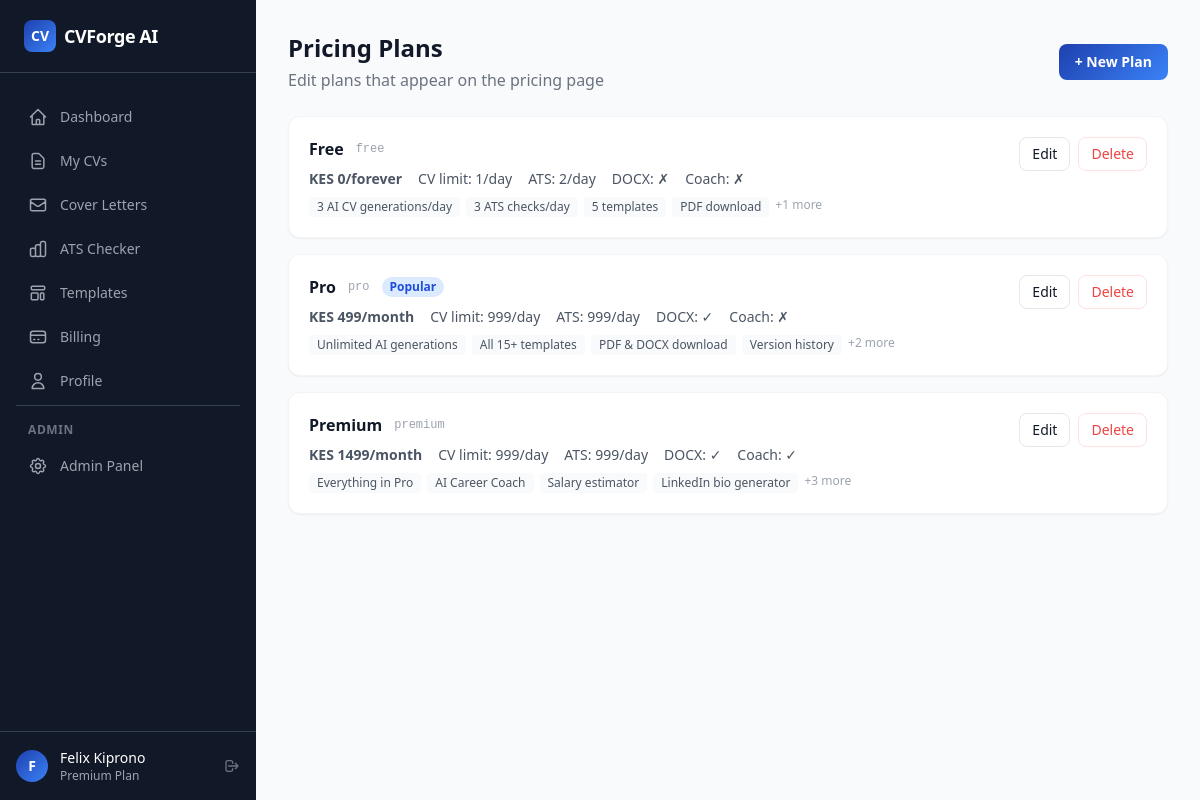
Page /admin/pricing (signed in) on the committed database.
### app/models.py (models this page shows, shortened)
class User(db.Model, UserMixin):
    __tablename__ = "users"
    id = db.Column(db.Integer, primary_key=True)
    email = db.Column(db.String(255), unique=True, nullable=False, index=True)
    username = db.Column(db.String(80), unique=True, nullable=True, index=True)
    password_hash = db.Column(db.String(255), nullable=True)
    first_name = db.Column(db.String(80), nullable=True)
    last_name = db.Column(db.String(80), nullable=True)
    avatar_url = db.Column(db.String(500), nullable=True)
    google_id = db.Column(db.String(255), unique=True, nullable=True, index=True)
    oauth_provider = db.Column(db.String(50), nullable=True)
    is_active = db.Column(db.Boolean, default=True, nullable=False)
    is_admin = db.Column(db.Boolean, default=False, nullable=False)
    is_verified = db.Column(db.Boolean, default=False, nullable=False)
    verification_token = db.Column(db.String(255), nullable=True)
    reset_token = db.Column(db.String(255), nullable=True)
    reset_token_expires = db.Column(db.DateTime(timezone=True), nullable=True)
    plan = db.Column(db.String(20), default="free", nullable=False)
    plan_expires_at = db.Column(db.DateTime(timezone=True), nullable=True)
    created_at = db.Column(db.DateTime(timezone=True), default=utcnow, nullable=False)
    updated_at = db.Column(db.DateTime(timezone=True), default=utcnow, onupdate=utcnow, nullable=False)
    last_login_at = db.Column(db.DateTime(timezone=True), nullable=True)
    profile = db.relationship("Profile", backref="user", uselist=False, lazy="joined", cascade="all, delete-orphan")
    resumes = db.relationship("Resume", backref="user", lazy="dynamic", cascade="all, delete-orphan")
    cover_letters = db.relationship("CoverLetter", backref="user", lazy="dynamic", cascade="all, delete-orphan")
    subscriptions = db.relationship("Subscription", backref="user", lazy="dynamic", cascade="all, delete-orphan")
    payments = db.relationship("Payment", backref="user", lazy="dynamic", cascade="all, delete-orphan")
    ai_usages = db.relationship("AIUsage", backref="user", lazy="dynamic", cascade="all, delete-orphan")
    activity_logs = db.relationship("ActivityLog", backref="user", lazy="dynamic", cascade="all, delete-orphan")
    notifications = db.relationship("Notification", backref="user", lazy="dynamic", cascade="all, delete-orphan")
    @property
    def is_premium(self) -> bool:
        if self.plan in ("pro", "premium") and self.plan_expires_at:
            return _make_aware(self.plan_expires_at) > datetime.now(timezone.utc)
        return False
    @property
    def full_name(self) -> str:
        parts = filter(None, [self.first_name, self.last_name])
        return " ".join(parts) or self.email.split("@")[0]

class PricingPlan(db.Model):
    __tablename__ = "pricing_plans"
    id = db.Column(db.Integer, primary_key=True)
    slug = db.Column(db.String(20), unique=True, nullable=False)
    name = db.Column(db.String(50), nullable=False)
    price_kes = db.Column(db.Integer, nullable=False, default=0)
    billing_period = db.Column(db.String(20), default="month")
    is_active = db.Column(db.Boolean, default=True)
    is_popular = db.Column(db.Boolean, default=False)
    sort_order = db.Column(db.Integer, default=0)
    features = db.Column(db.JSON, nullable=True)
    daily_cv_limit = db.Column(db.Integer, default=3)
    daily_cover_letter_limit = db.Column(db.Integer, default=3)
    daily_ats_limit = db.Column(db.Integer, default=5)
    allow_docx = db.Column(db.Boolean, default=False)
    allow_version_history = db.Column(db.Boolean, default=False)
    allow_career_coach = db.Column(db.Boolean, default=False)
    created_at = db.Column(db.DateTime(timezone=True), default=utcnow)
    updated_at = db.Column(db.DateTime(timezone=True), default=utcnow, onupdate=utcnow)

### app/routes/admin.py (the view)
@admin_bp.route("/pricing")
@login_required
@admin_required
def pricing():
    plans = PricingPlan.query.order_by(PricingPlan.sort_order).all()
    return render_template("admin/pricing.html", plans=plans)

### app/__init__.py (called while the page is built)
@login_manager.user_loader
def load_user(user_id):
    return db.session.get(User, int(user_id))

### app/models.py (called while the page is built)
def _make_aware(dt):
    if dt is None:
        return None
    if dt.tzinfo is None:
        return dt.replace(tzinfo=timezone.utc)
    return dt

### app/routes/admin.py (called while the page is built)
def admin_required(f):
    @wraps(f)
    def decorated(*args, **kwargs):
        if not current_user.is_authenticated or not current_user.is_admin:
            abort(403)
        return f(*args, **kwargs)
    return decorated

### app/templates/admin/pricing.html (shortened to what this page needs)
{% extends "base_dashboard.html" %}
{% block page_title %}Pricing Plans{% endblock %}
{% block page_subtitle %}Edit plans that appear on the pricing page{% endblock %}
{% block page_actions %}
  <a href="{{ url_for('admin.pricing_new') }}"
     class="inline-flex items-center gap-2 px-4 py-2 rounded-lg gradient-brand text-white text-sm font-semibold hover:opacity-90 transition">
    + New Plan
  </a>
{% endblock %}
{% block content %}
<div class="space-y-4">
  {% for plan in plans %}
  <div class="bg-white rounded-xl border border-gray-100 shadow-sm p-5">
    <div class="flex items-start justify-between gap-4">
      <div class="flex-1">
        <div class="flex items-center gap-3 mb-2">
          <h3 class="font-semibold text-gray-900">{{ plan.name }}</h3>
          <span class="text-xs font-mono text-gray-400">{{ plan.slug }}</span>
          {% if plan.is_popular %}
          <span class="px-2 py-0.5 bg-blue-100 text-blue-700 text-xs font-semibold rounded-full">Popular</span>
          {% endif %}
        </div>
        <div class="flex flex-wrap gap-4 text-sm text-gray-600">
          <span class="font-semibold">KES {{ plan.price_kes }}/{{ plan.billing_period }}</span>
          <span>CV limit: {{ plan.daily_cv_limit }}/day</span>
          <span>ATS: {{ plan.daily_ats_limit }}/day</span>
          <span>DOCX: {{ '✓' if plan.allow_docx else '✗' }}</span>
          <span>Coach: {{ '✓' if plan.allow_career_coach else '✗' }}</span>
        </div>
        {% if plan.features %}
        <div class="mt-2 flex flex-wrap gap-1.5">
          {% for feat in plan.features[:4] %}
          <span class="text-xs bg-gray-50 text-gray-600 px-2 py-0.5 rounded">{{ feat }}</span>
          {% endfor %}
          {% if plan.features|length > 4 %}
          <span class="text-xs text-gray-400">+{{ plan.features|length - 4 }} more</span>
          {% endif %}
        </div>
        {% endif %}
      </div>
      <div class="flex gap-2 flex-shrink-0">
        <a href="{{ url_for('admin.pricing_edit', plan_id=plan.id) }}"
           class="px-3 py-1.5 text-sm border border-gray-200 rounded-lg hover:bg-gray-50 transition font-medium">
          Edit
        </a>
        <form method="POST" action="{{ url_for('admin.pricing_delete', plan_id=plan.id) }}"
              onsubmit="return confirm('Delete plan {{ plan.name }}?')">
          <button type="submit"
                  class="px-3 py-1.5 text-sm border border-red-100 text-red-500 rounded-lg hover:bg-red-50 transition">
            Delete
          </button>
        </form>
      </div>
    </div>
  </div>
  {% else %}
  <div class="text-center py-12 text-gray-400">
    No plans yet. <a href="{{ url_for('admin.pricing_new') }}" class="text-blue-600 hover:underline">Create one</a>.
  </div>
  {% endfor %}
</div>
{% endblock %}

### app/templates/base_dashboard.html (shortened to what this page needs)
{% extends "base.html" %}
{% block body %}
<div class="min-h-screen flex" x-data="{sidebarOpen: false}">
  <aside class="hidden lg:flex lg:flex-col lg:w-64 lg:fixed lg:inset-y-0 bg-gray-900 text-white">
    <div class="flex items-center gap-2 px-6 py-5 border-b border-gray-700">
      <div class="w-8 h-8 rounded-lg gradient-brand flex items-center justify-center text-white font-bold text-sm">CV</div>
      <span class="font-bold text-lg tracking-tight">CVForge AI</span>
    </div>
    <nav class="flex-1 px-4 py-6 space-y-1 overflow-y-auto">
      {% for endpoint, icon_path, label in nav %}
      <a href="{{ url_for(endpoint) }}"
         class="flex items-center gap-3 px-3 py-2.5 rounded-lg text-sm font-medium transition-colors
         {% if request.endpoint == endpoint %}bg-blue-600 text-white{% else %}text-gray-400 hover:bg-gray-800 hover:text-white{% endif %}">
        <svg class="w-5 h-5 flex-shrink-0" fill="none" viewBox="0 0 24 24" stroke="currentColor" stroke-width="1.8">
          <path stroke-linecap="round" stroke-linejoin="round" d="{{ icon_path }}"/>
        </svg>
        {{ label }}
      </a>
      {% endfor %}
      {% if current_user.is_admin %}
      <div class="pt-4 mt-4 border-t border-gray-700">
        <p class="px-3 text-xs font-semibold text-gray-500 uppercase tracking-wider mb-2">Admin</p>
        <a href="{{ url_for('admin.index') }}"
           class="flex items-center gap-3 px-3 py-2.5 rounded-lg text-sm font-medium text-gray-400 hover:bg-gray-800 hover:text-white transition-colors">
          Admin Panel
        </a>
      </div>
      {% endif %}
    </nav>
    <div class="px-4 py-4 border-t border-gray-700">
      <div class="flex items-center gap-3">
        <div class="w-8 h-8 rounded-full gradient-brand flex items-center justify-center text-white text-sm font-bold flex-shrink-0">
          {{ current_user.first_name[0]|upper if current_user.first_name else current_user.email[0]|upper }}
        </div>
        <div class="flex-1 min-w-0">
          <p class="text-sm font-medium text-white truncate">{{ current_user.full_name }}</p>
          <p class="text-xs text-gray-400 capitalize">{{ current_user.plan }} plan</p>
        </div>
        <a href="{{ url_for('auth.logout') }}" title="Logout"
           class="text-gray-500 hover:text-white transition-colors">
          <svg class="w-4 h-4" fill="none" viewBox="0 0 24 24" stroke="currentColor">
            <path stroke-linecap="round" stroke-linejoin="round" stroke-width="2"
                  d="M17 16l4-4m0 0l-4-4m4 4H7m6 4v1a3 3 0 01-3 3H6a3 3 0 01-3-3V7a3 3 0 013-3h4a3 3 0 013 3v1"/>
          </svg>
        </a>
      </div>
    </div>
  </aside>
  <div class="flex-1 lg:ml-64 flex flex-col min-h-screen">
    <main class="flex-1 p-4 lg:p-8">
      {% if self.page_title() %}
      <div class="mb-6 flex items-center justify-between gap-4">
        <div>
          <h1 class="text-2xl font-bold text-gray-900">{% block page_title %}{% endblock %}</h1>
          {% if self.page_subtitle() %}
          <p class="text-gray-500 mt-1">{% block page_subtitle %}{% endblock %}</p>
          {% endif %}
        </div>
        <div class="flex gap-2">{% block page_actions %}{% endblock %}</div>
      </div>
      {% endif %}
      {% block content %}{% endblock %}
    </main>
  </div>
</div>
{% endblock %}

### app/templates/base.html (style rules this page uses)
.gradient-brand { background:linear-gradient(135deg,#1e40af 0%,#3b82f6 100%) }

### rows in the picture
User: first_name "F", full_name "Felix Kiprono", plan "Premium"
PricingPlan: name "Free", slug "free", price_kes "0", billing_period "forever", daily_cv_limit "1", daily_ats_limit "2", allow_docx "✗", allow_career_coach "✗", 4 "3 AI CV generations/day" "3 ATS checks/day" "5 templates" "PDF download", features|length "1"
PricingPlan: name "Pro", slug "pro", is_popular "Popular", price_kes "499", billing_period "month", daily_cv_limit "999", daily_ats_limit "999", allow_docx "✓", allow_career_coach "✗", 4 "Unlimited AI generations" "All 15+ templates" "PDF & DOCX download" "Version history", features|length "2"
PricingPlan: name "Premium", slug "premium", price_kes "1499", billing_period "month", daily_cv_limit "999", daily_ats_limit "999", allow_docx "✓", allow_career_coach "✓", 4 "Everything in Pro" "AI Career Coach" "Salary estimator" "LinkedIn bio generator", features|length "3"

### other values in the picture
{{ label }} "Dashboard" "My CVs" "Cover Letters" "ATS Checker" "Templates" "Billing" "Profile"
